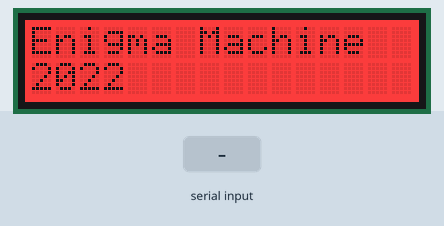
Bench run of a sketch on a simulated Arduino Uno, built with avr-gcc and run on an emulated ATmega328P. Parts: 16×2 character LCD. The test bench sets the inputs (shaded band). What the sketch prints to the serial monitor is not drawn.

Above: at 3.2 s.
3.3 s: "reset" received over Serial
At 5.5 s:
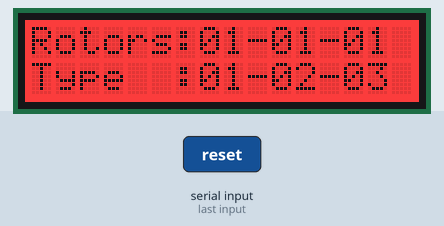
5.8 s: "1" received over Serial
At 7.4 s:
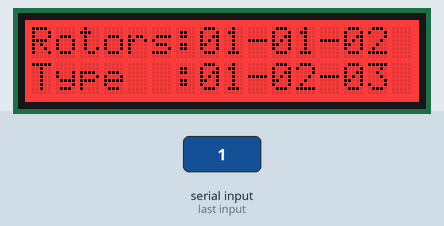
8.3 s: "0" received over Serial
At 10.5 s:
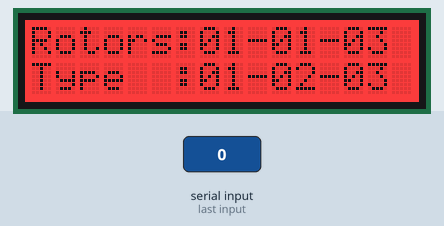
10.8 s: "2" received over Serial
At 12.4 s:
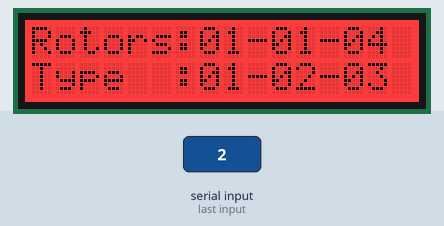
Timing chart, 0 to 13.9 s (numbered marks = the images above; inputs shaded):
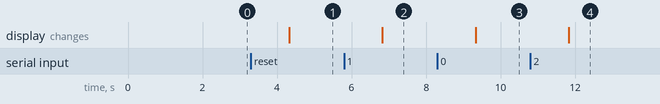

The sketch:

enigma.ino
```cpp
// (licence header left out)
#include "rotor.h"
#include "reflector.h"
#include <Adafruit_RGBLCDShield.h>
#include <Adafruit_MCP23X17.h>


Adafruit_RGBLCDShield lcd = Adafruit_RGBLCDShield();

//set the three rotors
Rotor fast(3, 22);
Rotor middle(2, 5);
Rotor slow(1, 17);

//set the reflector
Reflector reflector(2);

/**
   The standard Arduino setup function used for setup and configuration tasks.
*/
void setup()
{
  Serial.begin(115200);
  Serial.println("\nThe Enigma machine\n");
  lcd.begin(16, 2);
  LCDTitle();

}

/**
   The standard Arduino loop function used for repeating tasks.
*/
void loop()
{
  char buffer[32];
  int p = 0;
  char letter;

  Serial.println("\n\nWaiting for encryption/decryption traffic");
  while (Serial.available() == 0)
  {
  }
  String stringVariable = Serial.readString();
  stringVariable.trim();
  Serial.println(stringVariable);
  if (stringVariable == "reset")
  {
    fast.setPosition(1);
    middle.setPosition(1);
    slow.setPosition(1);
    LCDprintRotorPosition();
  }
  else
  {
    stringVariable.toCharArray(buffer, sizeof(buffer));
    while (strlen(buffer) > p)
    {
      letter = buffer[p];
      runEnigma( letter);
      p++;
    }
    LCDprintRotorPosition();

    //scan menu/utility buttons
    //scan keyboard
    //if buffer -> cipher
    //  lampboard update
    //refresh 7-segments
    //refresh LCD
  }
}
```

reflector.cpp
```cpp
 #include "reflector.h"
#include "rotorDef.h"
#include <string.h>
#include <Arduino.h>

/**************************************************************************/
/*!
    @brief  Reflector enstaniation. Initializes the reflector based on identifier
            passed.

            There are 3 supported identifiers.
    @param    identifier
              3 reflector models are supported. These are accessed via identifier values 1-3

    @return True if the event read was successful, otherwise false.
*/
/**************************************************************************/
Reflector::Reflector(int identifier)
{
  switch (identifier)
  {
    case 1:
      strcpy(_reflectorArray, UKW_A);
      break;
    case 2:
      strcpy(_reflectorArray, UKW_B);
      break;
    case 3:
      strcpy(_reflectorArray, UKW_C);
      break;
    default:
      strcpy(_reflectorArray, UKW_A);
  }
}

/**************************************************************************/
/*!
    @brief  Takes input character and translates it to the reflected output character
    @param    letter
              ASCII character input you wish to be run through the assigned
              reflector.
    @return reflected ASCII character
*/
/**************************************************************************/
char Reflector::reflect(char letter)
{
  int position;
  //Serial.print("Reflector In:");
  //Serial.print(letter);
  position = letter - 65;
  //position = % 26;
  letter = _reflectorArray[position];

  //Serial.print(" - Reflector Out:");
  //Serial.println(letter);
  return letter;
}
```

reflector.h
```cpp
class Reflector
{
  public:
    Reflector(int identifier);
    char reflect( char letter);


  private:
    //int _reflectorArray;
    char _reflectorArray[32];

};
```

rotor.cpp
```cpp
#include "rotor.h"
#include "rotorDef.h"
#include <string.h>
#include <Arduino.h>

Rotor::Rotor(int identifier, int advanceNotch)
{
  _position = 0;
  _advanceNotch = advanceNotch + 1;
  switch (identifier)
  {
    case 1:
      strcpy(_rotorArray, ROTOR1);
      //strcpy(_rotorArray, ROTOR1_PT);
      break;
    case 2:
      strcpy(_rotorArray, ROTOR2);
      //strcpy(_rotorArray, ROTOR1_PT);
      break;
    case 3:
      strcpy(_rotorArray, ROTOR3);
      //strcpy(_rotorArray, ROTOR1_PT);
      break;
    case 4:
      strcpy(_rotorArray, ROTOR4);
      //strcpy(_rotorArray, ROTOR1_PT);
      break;
    case 5:
      strcpy(_rotorArray, ROTOR5);
      //strcpy(_rotorArray, ROTOR1_PT);
      break;
    default:
      strcpy(_rotorArray, ROTOR1);
      //strcpy(_rotorArray, ROTOR1_PT);
  }
}

void Rotor::increment(void)
{
  _position++;
  _position %= 26;
}

void Rotor::increment(int RotorFastPosition, int notchRotorFast)
{
  if (RotorFastPosition == notchRotorFast)
  {
    increment();
  }
}

void Rotor::increment(int RotorFastPosition, int notchRotorFast, int RotorMiddlePosition, int notchRotorMiddle)
{
  if (RotorFastPosition == notchRotorFast & RotorMiddlePosition == notchRotorMiddle)
  {
    increment();
  }
}

/*
  void Rotor::setPosition(int position)
  {
  _position = position;
  }*/

int Rotor::getPosition(void)
{
  return _position + 1;
}

void Rotor::setPosition(int position)
{
  if (position >= 1 | position <= 26)
  {
    _position = position - 1;
  }
}

int Rotor::getAdvanceNotch(void)
{
  return _advanceNotch;
}


char Rotor::rightLeft(char letter)
{
  int position;
  //Serial.print("Rotor In:");
  //Serial.print(letter);
  position = letter - 65;
  position = (position + _position) % 26;
  //Serial.println(position);
  letter = _rotorArray[position];

  //Serial.print(" - Rotor Out:");
  //Serial.println(letter);
  return letter;
}

char Rotor::leftRight(char letter)
{
  int position = 0;
  int index = 0;
  //Serial.print("Rotor In:");
  //Serial.print(letter);

  for (index = 0; index < 26; index++)
  {
    if (_rotorArray[index] == letter)
    {

      position = (index - _position + 26) % 26;
      //Serial.println(_position);
      //Serial.println(position);
    }
  }

  letter = position + 65;
  //Serial.print(" - Rotor Out:");
  //Serial.println(letter);
  return letter;
}
```

rotor.h
```cpp
class Rotor
{
  public:


    Rotor(int identifier, int advanceNotch);
    void increment(void);
    void increment(int RotorFastPosition, int notchRotorFast);
    void increment(int RotorFastPosition, int notchRotorFast, int RotorMiddlePosition, int notchRotorMiddle);

    void setPosition(int position);
    int getPosition(void);
    int getAdvanceNotch(void);

    char rightLeft( char letter);
    char leftRight(char letter);


  private:
    /// position used for current wiring path
    int _position;
    /// position on rotor when next linked rotor will be advanced (when this number is passed)
    int _advanceNotch;
    /// array that contains substitution mapping for rotor
    char _rotorArray[32];
};
```

rotorDef.h
```cpp
//Enigma rotor wiring from Wikipedia

#define ROTOR1 "EKMFLGDQVZNTOWYHXUSPAIBRCJ"
#define ROTOR2 "AJDKSIRUXBLHWTMCQGZNPYFVOE"
#define ROTOR3 "BDFHJLCPRTXVZNYEIWGAKMUSQO"
#define ROTOR4 "ESOVPZJAYQUIRHXLNFTGKDCMWB"
#define ROTOR5 "VZBRGITYUPSDNHLXAWMJQOFECK"

//transparent rotor pass-through
#define ROTOR1_PT "ABCDEFGHIJKLMNOPQRSTUVWXYZ"

//Enigma reflector wiring
#define UKW_A "EJMZALYXVBWFCRQUONTSPIKHGD"
#define UKW_B "YRUHQSLDPXNGOKMIEBFZCWVJAT"
#define UKW_C "FVPJIAOYEDRZXWGCTKUQSBNMHL"
```

subroutines.ino
```cpp
//-------------------------
//Subroutines
//-------------------------

/**
 * The standard Arduino loop function used for repeating tasks.
 */
void printRotorPosition(void)
{
  Serial.print("Rotors: ");
  Serial.print(slow.getPosition());
  Serial.print(" - ");
  Serial.print(middle.getPosition());
  Serial.print(" - ");
  Serial.println(fast.getPosition());
}

/**
 * The standard Arduino loop function used for repeating tasks.
 */
void LCDprintRotorPosition(void)
{
  char buffer1[24], buffer2[24];
  //lcd.clear();
  sprintf(buffer1, "Rotors:%02i-%02i-%02i", slow.getPosition(), middle.getPosition(), fast.getPosition());
  sprintf(buffer2, "Type  :%02i-%02i-%02i", 1, 2, 3);
  lcd.setCursor(0, 0);
  lcd.print(buffer1);
  lcd.setCursor(0, 1);
  lcd.print(buffer2);
}

/**
 * The standard Arduino loop function used for repeating tasks.
 */
void incrementRotors()
{
  fast.increment();
  middle.increment(fast.getPosition(), fast.getAdvanceNotch());
  slow.increment(fast.getPosition(), fast.getAdvanceNotch(), middle.getPosition(), middle.getAdvanceNotch());
}

/**
 * This function taskes the passed ASCII character:
 *  - converts to uppercase ASCII
 *  - runs character through 3 defined rotors
 *  - runs character through the reflector
 *  - runs character back through 3 defined rotors
 */
char substitution(char letter)
{
  char cipher;
  letter = toupper(letter);
  //plugboard call
  cipher = fast.rightLeft(letter);
  cipher = middle.rightLeft(cipher);
  cipher = slow.rightLeft(cipher);
  cipher = reflector.reflect(cipher);
  cipher = slow.leftRight(cipher);
  cipher = middle.leftRight(cipher);
  cipher = fast.leftRight(cipher);
  //plugboard call
  return cipher;
}

/**
 * Top level cipher engine call. This will:
 * - Increment rotors
 * - Display rotor values to LCD
 * - Run the substitution() to encrypt/decrypt the passed character
 */
void runEnigma(char letter)
{
  char cipher;
  incrementRotors();
  //printRotorPosition();
  //Serial.println("");
  //Serial.println(letter);
  //LCDprintRotorPosition();
  cipher = substitution(letter);
  Serial.print(cipher);
}

/**
 * Project title to LCD for 2sec
 */
void LCDTitle(void)
{
  lcd.setBacklight(0x01);
  lcd.clear();
  lcd.setCursor(0, 0);
  lcd.print("Enigma Machine");
  lcd.setCursor(0, 1);
  lcd.print("2022");
  delay(2000);
}
```

Measured:
- after the input at 3.3 s, the display: changes after 1.0 s (image 1)
- after the input at 5.8 s, the display: changes after 1.0 s (image 2)
- after the input at 8.3 s, the display: changes after 1.0 s (image 3)
- after the input at 10.8 s, the display: changes after 1.0 s (image 4)
